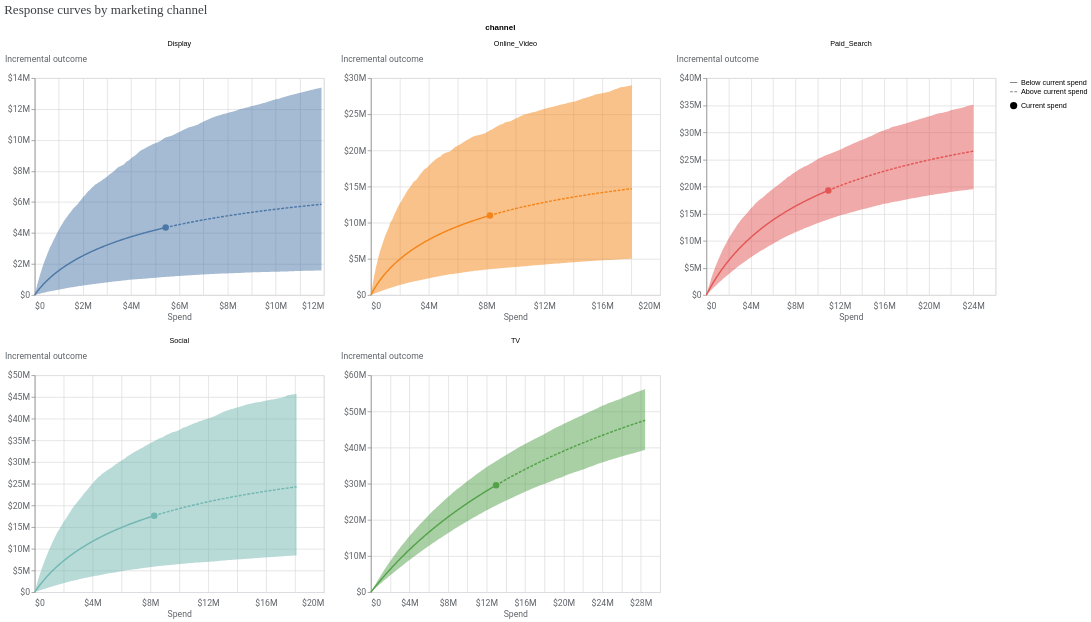

Here is the notebook cell this chart was saved with:
### Code cell
visualizer.MediaEffects(mmm).plot_response_curves()

### Figure 1 — Vega-Lite specification as saved in the notebook (floating-point values rounded to 4 significant figures; data arrays with more than 128 entries replaced by an {"elided": "..."} marker saying what was removed)
{"config": {"view": {"continuousWidth": 300, "continuousHeight": 300}, "axis": {"labelColor": "#5F6368", "labelFont": "Roboto", "labelFontSize": 12, "titleColor": "#5F6368", "titleFont": "Roboto", "titleFontSize": 12, "titleFontWeight": "normal"}}, "data": {"name": "data-01a642c2d2810147915eca614f1f48d1"}, "facet": {"field": "channel", "type": "nominal"}, "spec": {"layer": [{"mark": {"type": "line"}, "encoding": {"color": {"field": "channel", "type": "nominal"}, "strokeDash": {"field": "spend_level", "legend": {"title": null}, "sort": "descending", "type": "nominal"}, "x": {"axis": {"domainColor": "#DADCE0", "labelExpr": "(datum.value < 0 ? '-' : '') + '$' + replace(format(abs(datum.value), '.3~s'), 'G', 'B')", "labelPadding": 10, "ticks": false}, "field": "spend", "title": "Spend", "type": "quantitative"}, "y": {"axis": {"labelExpr": "(datum.value < 0 ? '-' : '') + '$' + replace(format(abs(datum.value), '.3~s'), 'G', 'B')", "titleAlign": "left", "titleAngle": 0, "titleY": -20}, "field": "mean", "title": "Incremental outcome", "type": "quantitative"}}, "transform": [{"calculate": "datum.spend_multiplier >= 1.0 ? \"Above current spend\" : \"Below current spend\"", "as": "spend_level"}]}, {"mark": {"type": "point", "filled": true, "opacity": 1, "size": 80}, "encoding": {"color": {"field": "channel", "type": "nominal"}, "shape": {"field": "current_spend", "legend": {"title": null}, "type": "nominal"}, "tooltip": [{"field": "spend", "type": "quantitative"}, {"field": "mean", "type": "quantitative"}], "x": {"axis": {"domainColor": "#DADCE0", "labelExpr": "(datum.value < 0 ? '-' : '') + '$' + replace(format(abs(datum.value), '.3~s'), 'G', 'B')", "labelPadding": 10, "ticks": false}, "field": "spend", "title": "Spend", "type": "quantitative"}, "y": {"axis": {"labelExpr": "(datum.value < 0 ? '-' : '') + '$' + replace(format(abs(datum.value), '.3~s'), 'G', 'B')", "titleAlign": "left", "titleAngle": 0, "titleY": -20}, "field": "mean", "title": "Incremental outcome", "type": "quantitative"}}, "transform": [{"calculate": "datum.spend_multiplier >= 1.0 ? \"Above current spend\" : \"Below current spend\"", "as": "spend_level"}, {"filter": "(datum.spend_multiplier === 1.0)"}]}, {"mark": {"type": "area", "opacity": 0.5}, "encoding": {"color": {"field": "channel", "legend": null, "type": "nominal"}, "x": {"field": "spend", "type": "quantitative"}, "y": {"field": "ci_lo", "type": "quantitative"}, "y2": {"field": "ci_hi"}}, "transform": [{"calculate": "datum.spend_multiplier >= 1.0 ? \"Above current spend\" : \"Below current spend\"", "as": "spend_level"}]}], "width": 400}, "columns": 3, "resolve": {"scale": {"x": "independent", "y": "independent"}}, "title": {"text": "Response curves by marketing channel ", "anchor": "start", "color": "#3C4043", "font": "Google Sans Display", "fontSize": 18, "fontWeight": "normal", "offset": 10}, "$schema": "https://vega.github.io/schema/vega-lite/v5.20.1.json", "datasets": {"data-01a642c2d2810147915eca614f1f48d1": {"elided": "1100 records"}}}
